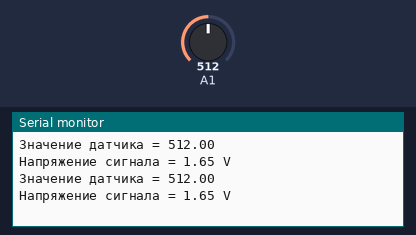
A sketch run on a simulated Arduino Uno, built with avr-gcc and run on an emulated ATmega328P. On the bench: the last lines printed to the serial monitor. The test bench sets the inputs (shaded band); at power-on: A1 = 512.

Above: at 2.8 s.
2.9 s: A1 set to 716
At 5.3 s:
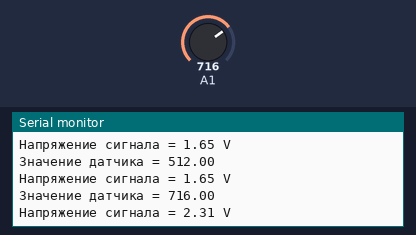
5.6 s: A1 set to 900
At 6.7 s:
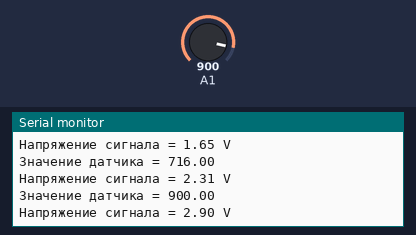
Timing chart, 0 to 8.6 s (numbered marks = the images above; inputs shaded):
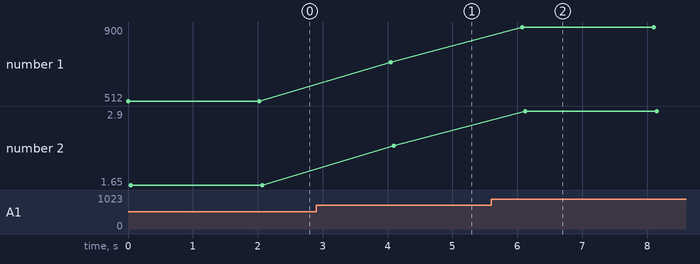

The sketch:

Temt6000Test.ino
```cpp
    void setup()
{
  Serial.begin(9600);
}

void loop()
{
float sensorVoltage;
float sensorValue;

sensorValue = analogRead(A1);
sensorVoltage = sensorValue/1024*3.3;
Serial.print("Значение датчика = ");
Serial.print(sensorValue);
Serial.println(" ");
Serial.print("Напряжение сигнала = ");
Serial.print(sensorVoltage);
Serial.println(" V");
delay(2000);
}
```

Measured:
- after the input at 2.9 s, the serial monitor: prints a new line after 1.2 s (image 1)
- after the input at 5.6 s, the serial monitor: prints a new line after 0.48 s (image 2)
- plotted number 1: 512 → 716 after the input at 2.9 s, 716 → 900 after the input at 5.6 s
- plotted number 2: 1.65 → 2.31 after the input at 2.9 s, 2.31 → 2.9 after the input at 5.6 s
